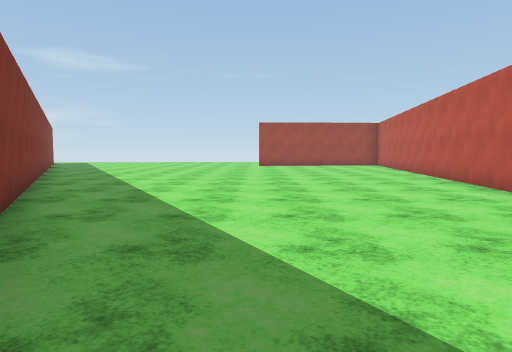
view 1 (above)

19 first-person views from a walk through a Unity game level. The camera is 1.4 m above the floor, tilts 4° down and sees 75° across. The floor is counted in squares, 2 m on a side. Each view is taken from the middle of a square. On the plan, view 1 faces up. The plan holds only what a view shows up to about 10 squares ahead; the rest is blank. The place goes on beyond the plan. The player character is not drawn. Some animated figures are left out. Some surface patterns are stand-ins.

view 2
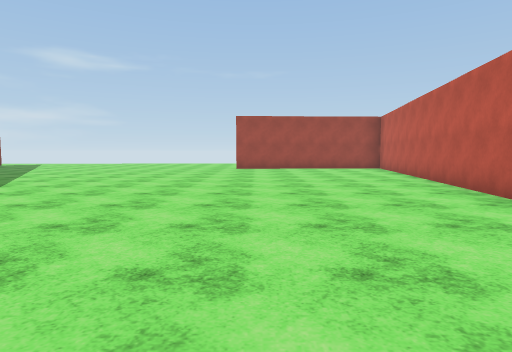

view 3
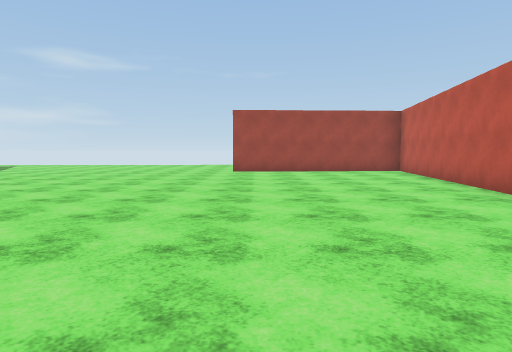

view 4
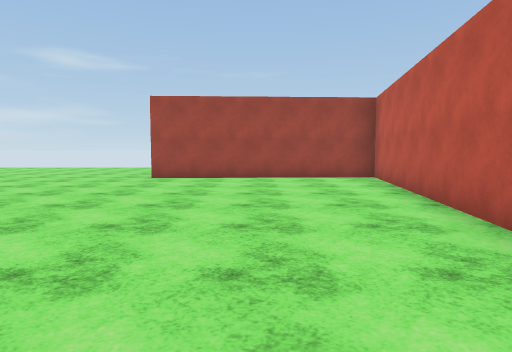

view 5
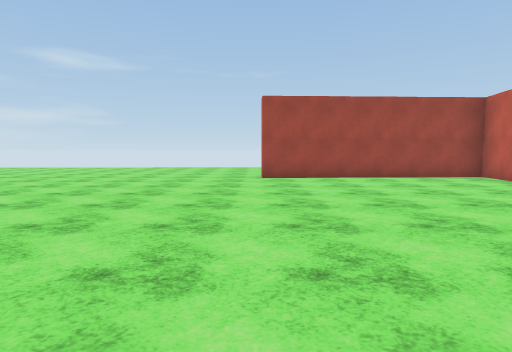

view 6
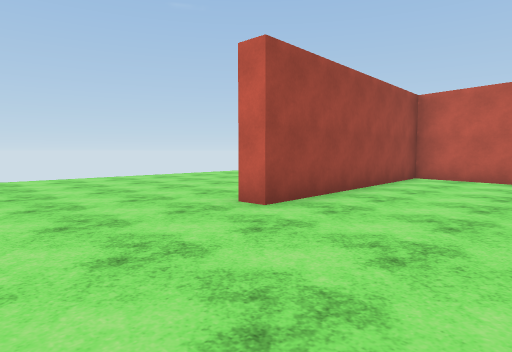

view 7
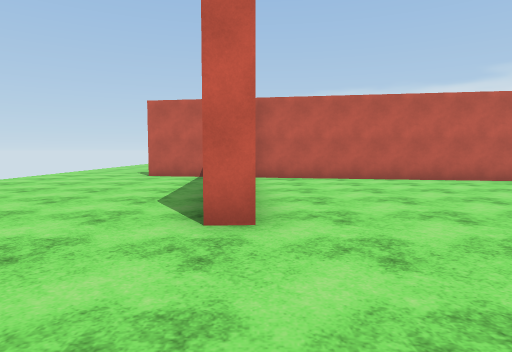

view 8
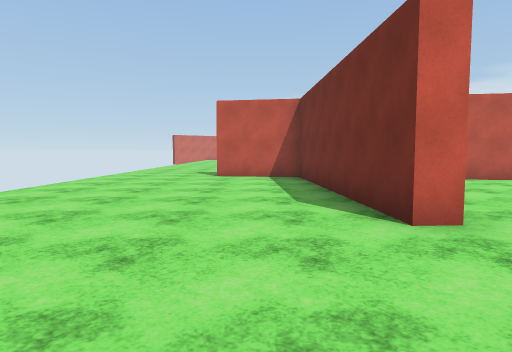

view 9
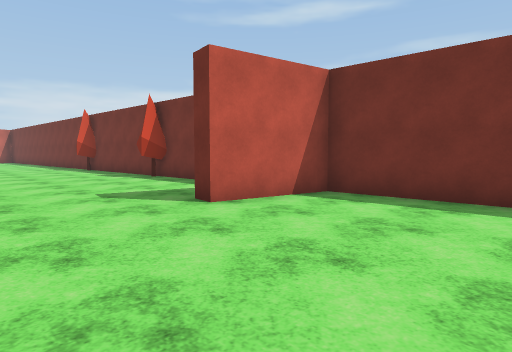

view 10
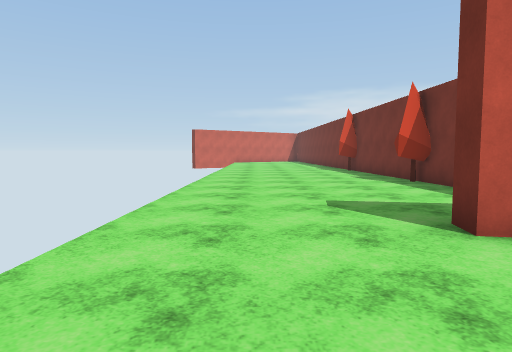

view 11
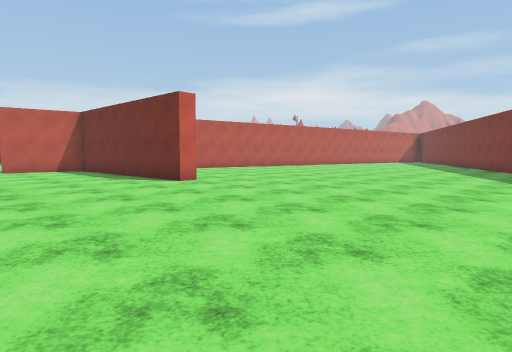

view 12
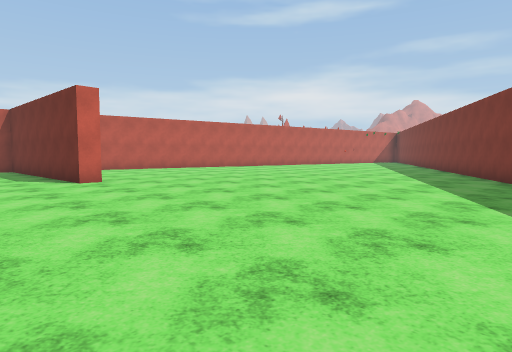

view 13
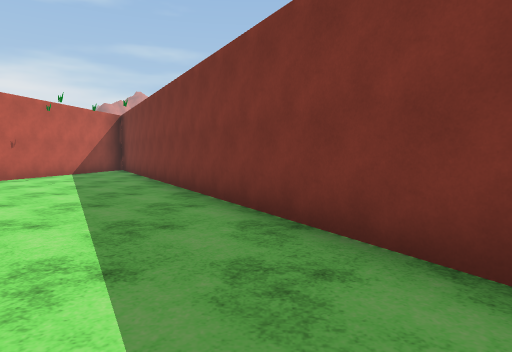

view 14
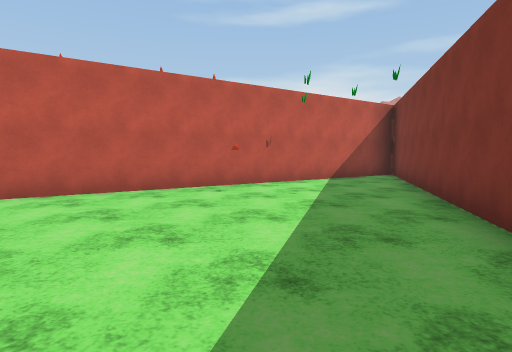

view 15
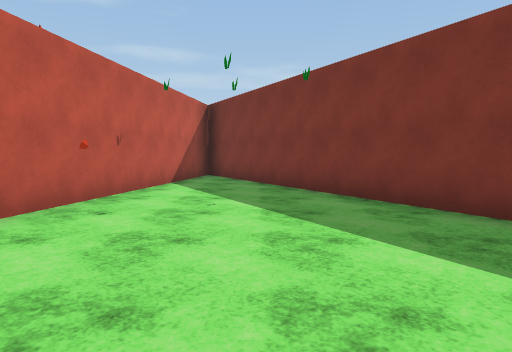

view 16
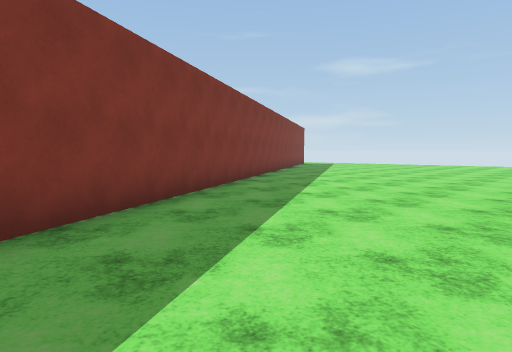

view 17
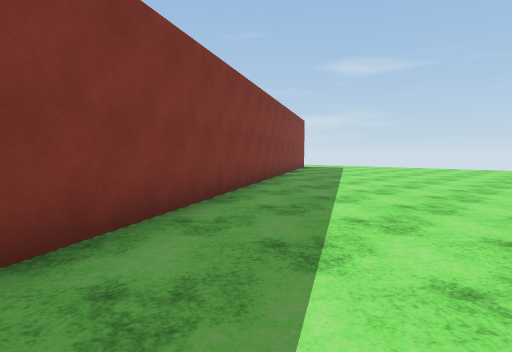

view 18
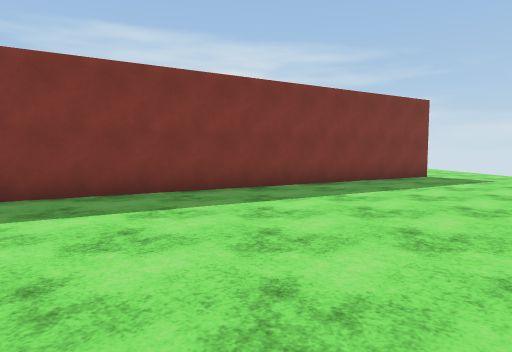

view 19
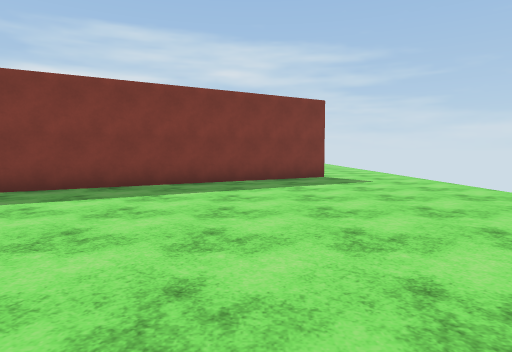

### Floor plan
Points are (right, up) in squares from view 1. A wall is a line through its corners. A room is listed if a view was taken in it or the views show most of it. See-through windows are left out.
Room 1 (views 1, 2, 3, 4, 5, 6, 7, 8, 9, 10, 11, 12, 13, 14, 15, 16, 17, 18, 19)
walls: (4.4, 5.8) (6.3, 17.3) (0.2, 17) (0.2, 17.5) (6.4, 17.8) (6.8, 20.1) (7.4, 20); (10.2, 17.9) (14.1, 18.1); (-12.5, 20.6) (2.1, -5.1); (3.7, 1.4) (4.2, 4.3); (2.7, -5.1) (3.4, -0.3)
objects: other object (12, 18)

Positions as (right, up) in squares from view 1, and headings:
1: (0, 0), facing up
2: (1, 3), facing up
3: (1, 5), facing up
4: (3, 8), facing up
5: (0, 8), facing up
6: (-3, 14), facing up-right
7: (-3, 17), facing right
8: (-3, 19), facing right
9: (3, 23), facing down-right
10: (4, 22), facing right
11: (-7, 22), facing down-right
12: (-8, 20), facing down-right
13: (-3, 8), facing down
14: (-2, 5), facing down-right
15: (1, 5), facing down
16: (0, 4), facing up-left
17: (-3, 8), facing up-left
18: (-3, 16), facing left
19: (-3, 19), facing left
